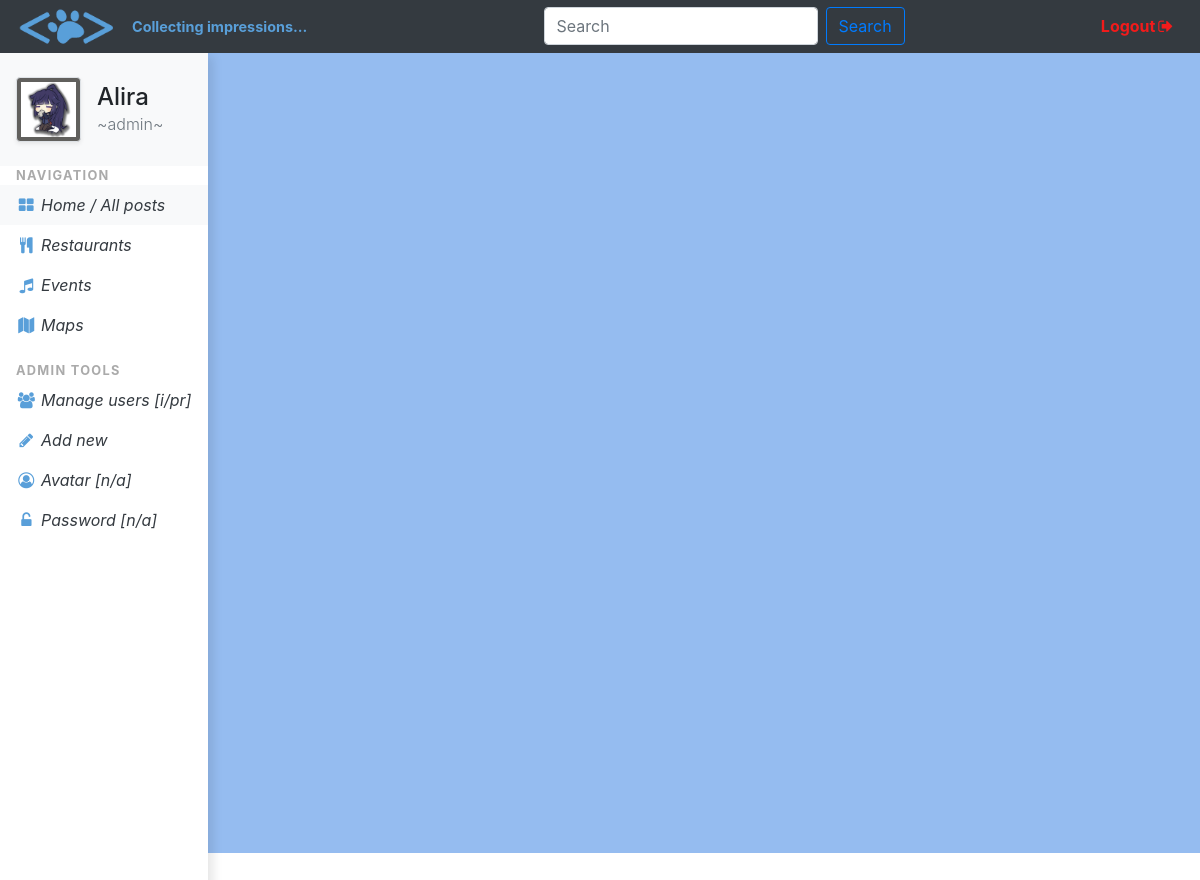
/map.php (signed in), run on the app's committed database.
### tables this page shows
CREATE TABLE `users` (
  `userID` int(11) NOT NULL,
  `username` varchar(20) DEFAULT NULL,
  `useremail` varchar(50) DEFAULT NULL,
  `userpass` varchar(255) DEFAULT NULL,
  `userpic` varchar(255) DEFAULT 'img/avatar_default.jpg',
  `regdate` datetime DEFAULT CURRENT_TIMESTAMP,
  `userpriv` int(1) DEFAULT '0'
);

### map.php (the view, shortened to what this page needs)
<?php
require_once 'db_connect.php';
$sql_user = "SELECT * FROM users WHERE userID=".$_SESSION['user'];
$result = $connect->query($sql_user);
$user_details = mysqli_fetch_array($result, MYSQLI_ASSOC);
?>
<!DOCTYPE html>
<html>
<head>
	<link rel="stylesheet" href="https://stackpath.bootstrapcdn.com/bootstrap/4.3.1/css/bootstrap.min.css">
	<link rel="stylesheet" type="text/css" href="css/dashboard.css">
	<link rel="stylesheet" href="https://cdnjs.cloudflare.com/ajax/libs/font-awesome/4.7.0/css/font-awesome.min.css">
</head>
<body>
<?php include "admin_topnav.php"; ?>
<?php
if ($user_details['userpriv']==1){
	include "admin_sidebar.php";
} else {
	include "user_sidebar.php";
}
?>
<div class="page-content">
	<div id="map"></div>
</div>
</body>
</html>

### admin_sidebar.php (shortened to what this page needs)
<div class="vertical-nav bg-white" id="sidebar">
	<div class="py-4 px-3 bg-light">
		<div class="media d-flex align-items-center"><img src="<?php echo $user_details['userpic']; ?>" alt="..." width="65" class="mr-3 rounded img-thumbnail sidebar-thumbnail-color shadow-sm">
			<div class="media-body">
				<h4 class="m-0"><?php echo $user_details['username']; ?></h4>
				<p class="font-weight-light text-muted mb-0">~admin~</p>
			</div>
		</div>
	</div>
	<p class="text-gray font-weight-bold text-uppercase px-3 mb-0 small">Navigation</p>
	<ul class="nav flex-column bg-white mb-0">
		<li class="nav-item">
			<a href="home.php" class="nav-link text-dark font-italic bg-light">
				<i class="fa fa-th-large sidebar-link fa-fw"></i>
				Home / All posts
			</a>
		</li>
		<li class="nav-item">
			<a href="restaurant.php" class="nav-link text-dark font-italic">
				<i class="fa fa-cutlery sidebar-link fa-fw"></i>
				Restaurants
			</a>
		</li>
		<li class="nav-item">
			<a href="event.php" class="nav-link text-dark font-italic">
				<i class="fa fa-music sidebar-link fa-fw"></i>
				Events
			</a>
		</li>
		<li class="nav-item">
			<a href="map.php" class="nav-link text-dark font-italic">
				<i class="fa fa-map sidebar-link fa-fw"></i>
				Maps
			</a>
		</li>
		<p class="text-gray font-weight-bold text-uppercase px-3 mt-3 mb-0 small">Admin tools</p>
		<li class="nav-item">
			<a href="manage_users.php" class="nav-link text-dark font-italic">
				<i class="fa fa-users sidebar-link fa-fw"></i>
				Manage users [i/pr]
			</a>
		</li>
		<li class="nav-item">
			<a href="create.php" class="nav-link text-dark font-italic">
				<i class="fa fa-pencil sidebar-link fa-fw"></i>
				Add new
			</a>
		</li>
		<li class="nav-item">
			<a href="#" class="nav-link text-dark font-italic">
				<i class="fa fa-user-circle-o sidebar-link fa-fw"></i>
				Avatar [n/a]
			</a>
		</li>
		<li class="nav-item">
			<a href="#" class="nav-link text-dark font-italic">
				<i class="fa fa-unlock-alt sidebar-link fa-fw"></i>
				Password [n/a]
			</a>
		</li>
	</ul>
</div>

### css/dashboard.css (style rules this page uses)
.sidebar-thumbnail-color { background: #599fd9; }
.sidebar-link { color: #599fd9; }
.vertical-nav { background: #6e92c2; max-width: 13rem; position: absolute; top: 0; left: 0; margin-top: 3.3em; width: 13rem; height: 100%; left: 0; box-shadow: 5px 3px 10px rgba(0, 0, 0, 0.1); }
.page-content { background: #95bcf0; width: calc(100% - 13rem); height: 100vh; margin-top: 3.3rem; margin-left: 13rem; overflow-y: auto; color: white; }
#map { margin: 1rem auto 0; width: 40rem; height: 25rem; }
.img-thumbnail { border-radius: 0.5vw 2vw; background-color: #61605d; box-shadow: 2px 2px 3px black, -2px -2px 3px black; }
.text-uppercase { letter-spacing: 0.1em; }
.text-gray { color: #aaa; }

### data on the page
users: userpic (picture), username "Alira"
